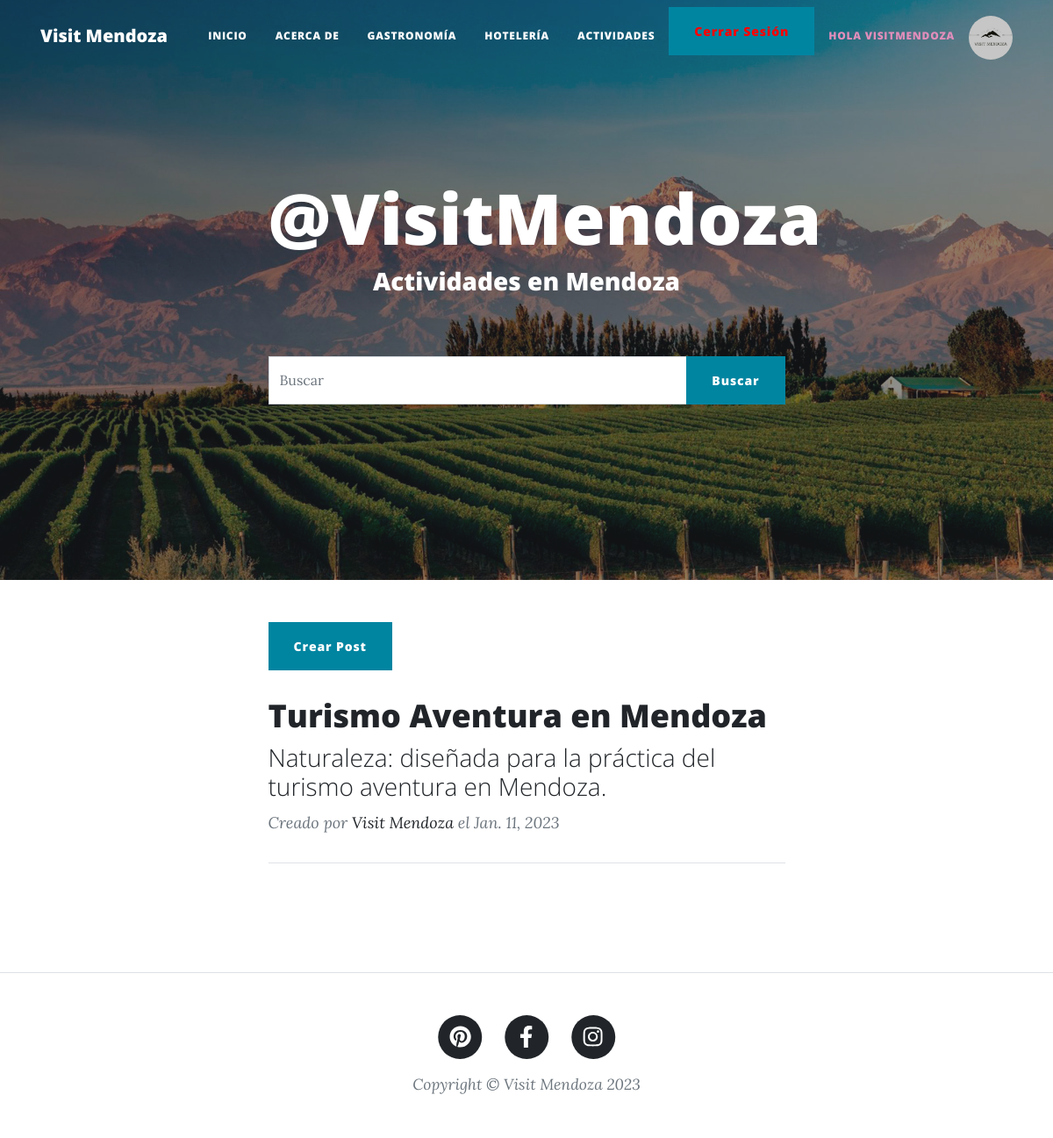
/activities/ (signed in), run on the app's committed database.
### AppBlog/models.py (models this page shows, shortened)
class Post(models.Model):
    id = models.AutoField(primary_key=True)
    title = models.CharField('Nombre del Post', max_length=100, null = False, blank = False)
    slug = models.CharField('Slug', max_length=100, null = False, blank = False)
    description = models.CharField('Descripción', max_length=100, null = True, blank = True)
    image = models.URLField('Imagen', max_length=200, null = False, blank = False)
    autor = models.ForeignKey(Autor, max_length=100, verbose_name='Autor', on_delete=models.CASCADE)
    category = models.ForeignKey(Category, verbose_name='Categoría', on_delete=models.CASCADE)
    status = models.BooleanField('Post Activo / Post No Activo', default=True)
    content = RichTextField()
    published = models.DateField('Fecha de Creación', auto_now_add=True)
    updated = models.DateField('Fecha de Modificacion', auto_now=True)
    class Meta:
        verbose_name = 'Post'
        verbose_name_plural = 'Posts'

class Autor(models.Model):
    id = models.AutoField(primary_key=True)
    name = models.CharField('Nombre del Autor', max_length=100, null = False, blank = False)
    surname = models.CharField('Apellido del Autor', max_length=100, null = False, blank = False)
    facebook = models.URLField('Facebook', max_length=100, null = True, blank = True)
    twitter = models.URLField('Twitter', max_length=100, null = True, blank = True)
    instagram = models.URLField('Instagram', max_length=100, null = True, blank = True)
    web = models.URLField('Web', max_length=100, null = True, blank = True)
    email = models.EmailField('Email', max_length=100, null = False, blank = False)
    status = models.BooleanField('Autor Activo / Autor No Activo', default=True)
    published = models.DateTimeField('Fecha de Creación', auto_now_add=True, auto_now=False)
    class Meta:
        verbose_name = 'Autor'
        verbose_name_plural = 'Autores'
    def __str__(self):
        return "{0} {1}".format(self.name, self.surname)

### AppBlog/views.py (the view, shortened to what this page needs)
# urls.py: path('activities/', activities, name='activities'),
def activities(request):
    queryset = request.GET.get('buscar')
    posts = Post.objects.filter(
        status=True,
        category= Category.objects.get(name__iexact = 'Actividades')
    )
    paginator = Paginator(posts, 2)
    page = request.GET.get('page')
    posts = paginator.get_page(page)
    if request.user.is_authenticated:
        return render(request, 'activities.html', {'posts':posts, 'imagen':obtenerAvatar(request)})
    else:
        return render(request, 'activities.html', {'posts':posts})

### AppBlog/views.py (called while the page is built)
def obtenerAvatar(request):
    lista=Avatar.objects.filter(user=request.user)
    if len(lista)!=0:
        imagen=lista[0].imagen.url
    else:
        imagen="media/avatars/transparent-default-avatar.png"
    return imagen

### Templates/activities.html (shortened to what this page needs)
{% extends 'index.html' %}
{% load static %}
{% block titulo_body %}
    <h1> @VisitMendoza </h1>
    <h3> Actividades en Mendoza </h3>
{% endblock titulo_body %}

### Templates/index.html (shortened to what this page needs)
{% load static %}
<!DOCTYPE html>
<html lang="en">
    <head>
        <link href="{% static 'css/styles.css' %}" rel="stylesheet" />
    </head>
    <body>
        <nav class="navbar navbar-expand-lg navbar-light" id="mainNav">
            <div class="container px-2 px-lg-3">
                <a class="navbar-brand" href="{% url 'AppBlog:index' %}">Visit Mendoza</a>
                <div class="collapse navbar-collapse" id="navbarResponsive">
                    <ul class="navbar-nav ms-auto py-4 py-lg-0">
                        <li class="nav-item"><a class="nav-link px-lg-3 py-3 py-lg-4" href="{% url 'AppBlog:index' %}">Inicio</a></li>
                        <li class="nav-item"><a class="nav-link px-lg-3 py-3 py-lg-4" href="{% url 'AppBlog:about' %}">Acerca de</a></li>
                        <li class="nav-item"><a class="nav-link px-lg-3 py-3 py-lg-4" href="{% url 'AppBlog:gastronomy' %}">Gastronomía</a></li>
                        <li class="nav-item"><a class="nav-link px-lg-3 py-3 py-lg-4" href="{% url 'AppBlog:hotels' %}">Hotelería</a></li>
                        <li class="nav-item"><a class="nav-link px-lg-3 py-3 py-lg-4" href="{% url 'AppBlog:activities' %}">Actividades</a></li>
                        {% if request.user.is_authenticated %}
                        <li class="nav-item"><a class="btn btn-primary" style="color:rgb(255, 0, 0)" href="{% url 'AppAccounts:logout' %}">Cerrar Sesión</a></li>
                            {% if user.is_staff %}
                            <li class="nav-item"><a class="nav-link px-lg-3 py-3 py-lg-4" style="color:rgb(226, 142, 187)" href="{% url 'AppAccounts:panelctrl' %}"> Hola {{ request.user }}</a></li>
                            {% block img %}
                            <img src="{{ imagen }}" alt="" style="width: 50px; height: 50px; border-radius: 50%; margin-left: 0px; margin-top: 10px;">
                            {% endblock img %}
                            {% else %}
                            <li class="nav-item"><a class="nav-link px-lg-3 py-3 py-lg-4" style="color:rgb(136, 240, 133)" href="{% url 'AppAccounts:profile' %}">  Hola {{ request.user }} </a></li>
                            <img src="{{ imagen }}" alt="" style="width: 50px; height: 50px; border-radius: 50%; margin-left: 0px; margin-top: 10px;">
                        {% endif %}
                        {% else %}
                        <li class="nav-item"><a class="nav-link px-lg-3 py-3 py-lg-4" style="color:greenyellow" href="{% url 'AppAccounts:register' %}">Registrarme</a></li>
                        <li class="nav-item"><a class="btn btn-primary" href="{% url 'AppAccounts:login' %}">Iniciar Sesion</a></li>
                        {% endif %}
                    </ul>
                </div>
            </div>
        </nav>
        <header class="masthead" style="background-image: url({% static 'assets/img/home-bg1.jpg' %})">
            <div class="container position-relative px-4 px-lg-5">
                <div class="row gx-4 gx-lg-5 justify-content-center">
                    <div class="col-md-10 col-lg-8 col-xl-7">
                        <div class="site-heading">
                            {% block titulo_body %}{% endblock titulo_body %}
                        </div>
                    </div>
                </div>
            </div>
            <br>
            <br>
            {% block search %}
            <div class="container position-relative px-4 px-lg-5">
                <div class="row gx-4 gx-lg-5 justify-content-center">
                    <div class="col-md-10 col-lg-8 col-xl-7">
                        <form method="GET">
                            <div id="custom-search-input">
                                <div class="input-group col-md-12">
                                    <input type="text" class="form-control" placeholder="Buscar" name="buscar" value="{{ request.GET.buscar }}"/>
                                    <span class="input-group-list">
                                        <button type="submit" class="btn btn-primary">Buscar</button>
                                    </span>
                                </div>
                            </div>
                        </form>
                    </div>
                </div>
            </div>
            {% endblock search %}
        </header>
        <div class="container px-4 px-lg-5">
            <div class="row gx-4 gx-lg-5 justify-content-center">
                <div class="col-md-10 col-lg-8 col-xl-7">
       {% block contenido %}
       {% if user.is_staff %}
       <a href="{% url 'AppBlog:newpost' %}" class="btn btn-primary">Crear Post</a>
       {% endif %}
         <br>
            {% if posts %}
                {% for post in posts %}
                    <div class="post-preview">
                        <a href="{% url 'AppBlog:detailpost' post.slug %}">
                            <h2 class="post-title"> {{ post.title }} </h2>
                            <h3 class="post-subtitle"> {{ post.description}} </h3>
                        </a>
                        <p class="post-meta">
                            Creado por
                            <a href="{% url 'AppBlog:about' %}"> {{post.autor}} </a>
                            el {{ post.published }}
                        </p>
                    </div>
                {% endfor %}
            {% else %}
            <br>
                <h1>Aún no hay posts</h1>
            {% endif %}
                    <hr class="my-4" />
        {% endblock contenido %}
                    </div>
                </div>
            </div>
        <br>
        <div class="d-flex justify-content-center mb-4">
        </div>
        <br>
        <footer class="border-top">
            <div class="container px-4 px-lg-5">
                <div class="row gx-4 gx-lg-5 justify-content-center">
                    <div class="col-md-10 col-lg-8 col-xl-7">
                        <ul class="list-inline text-center">
                            <li class="list-inline-item">
                                <a href="#!">
                                    <span class="fa-stack fa-lg">
                                        <i class="fas fa-circle fa-stack-2x"></i>
                                        <i class="fab fa-pinterest fa-stack-1x fa-inverse"></i>
                                    </span>
                                </a>
                            </li>
                            <li class="list-inline-item">
                                <a href="https://bit.ly/3icppc5">
                                    <span class="fa-stack fa-lg">
                                        <i class="fas fa-circle fa-stack-2x"></i>
                                        <i class="fab fa-facebook-f fa-stack-1x fa-inverse"></i>
                                    </span>
                                </a>
                            </li>
                            <li class="list-inline-item">
                                <a href="https://www.instagram.com/visitmendoza/">
                                    <span class="fa-stack fa-lg">
                                        <i class="fas fa-circle fa-stack-2x"></i>
                                        <i class="fab fa-instagram fa-stack-1x fa-inverse"></i>
                                    </span>
                                </a>
                            </li>
                        </ul>
                        <div class="small text-center text-muted fst-italic">Copyright &copy; Visit Mendoza 2023</div>
                    </div>
                </div>
            </div>
        </footer>
    </body>
</html>

### data on the page
Post: title "Turismo Aventura en Mendoza", description "Naturaleza: diseñada para la práctica del turismo aventura en Mendoza.", autor "Visit Mendoza", published "Jan. 11, 2023"

### other printed values
{{ request.user }} "VISITMENDOZA"
